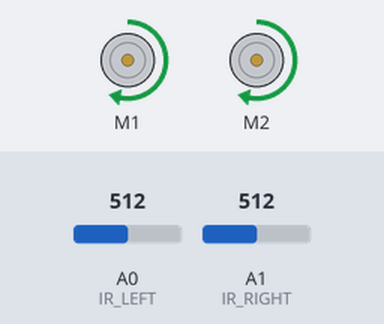
Simulated run of this sketch. Board: Arduino Uno, built with avr-gcc and run on an emulated ATmega328P. On the bench: 2 × DC motor (green arrow = forward, orange = backward, longer = faster). Inputs (shaded band) come from the test bench; at power-on: A0 (IR_LEFT) = 512, A1 (IR_RIGHT) = 512.

Above: at 1.2 s.
1.3 s: A0 (IR_LEFT) set to 486
At 2.1 s:
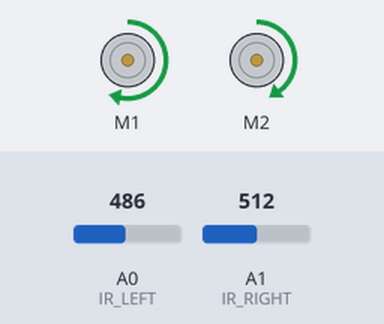
2.8 s: A0 (IR_LEFT) set to 510
At 3.5 s:
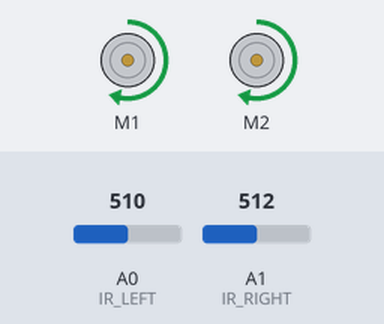
4.3 s: A1 (IR_RIGHT) set to 481
At 4.9 s:
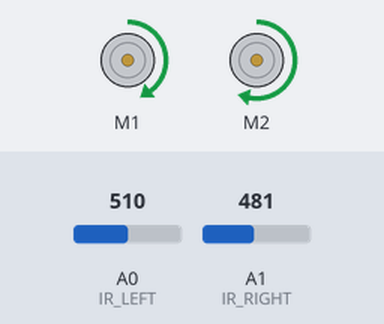
5.8 s: A1 (IR_RIGHT) set to 510
At 6.3 s:
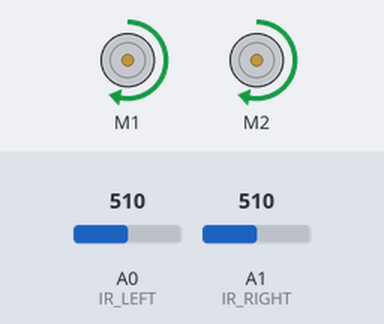
Timing chart, 0 to 8.3 s (numbered marks = the images above; inputs shaded):
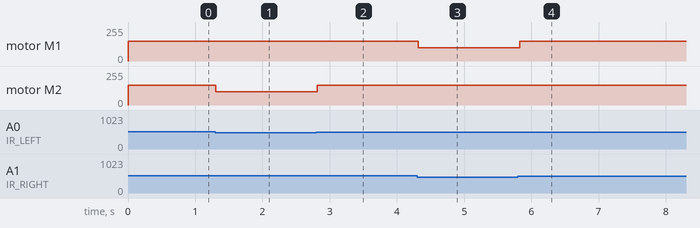

Measured:
- the behaviour switches between 500 and 499 on A0 (IR_LEFT) (found by bisection; images 0 and 1)
- the behaviour switches between 500 and 499 on A1 (IR_RIGHT) (found by bisection; images 2 and 3)
- after the input at 1.3 s, motor M2: forward 150/255 → forward 100/255 at once
- after the input at 2.8 s, motor M2: forward 100/255 → forward 150/255 at once
- after the input at 4.3 s, motor M1: forward 150/255 → forward 100/255 at once
- after the input at 5.8 s, motor M1: forward 100/255 → forward 150/255 at once

The sketch:

Basic_Line_Following.ino
```cpp
#include <Wire.h>
#include <Adafruit_MotorShield.h>
#define IR_LEFT A0
#define IR_RIGHT A1

Adafruit_MotorShield AFMS = Adafruit_MotorShield();
Adafruit_DCMotor *leftMotor = AFMS.getMotor(1);
Adafruit_DCMotor *rightMotor = AFMS.getMotor(2);
int leftSensorValue;
int rightSensorValue;
int threshold = 500;  // Adjust based on calibration

void setup() {
  Serial.begin(9600);
  AFMS.begin();

  leftMotor->setSpeed(150);
  rightMotor->setSpeed(150);
  leftMotor->run(FORWARD);
  rightMotor->run(FORWARD);
}

void loop() {
  leftSensorValue = analogRead(IR_LEFT);
  rightSensorValue = analogRead(IR_RIGHT);

  // Basic line following logic
  if (leftSensorValue < threshold && rightSensorValue >= threshold) {
    // Line detected on the left side -> Turn right
    leftMotor->setSpeed(150);
    rightMotor->setSpeed(100);  // Slow down the right motor
  }
  else if (rightSensorValue < threshold && leftSensorValue >= threshold) {
    // Line detected on the right side -> Turn left
    leftMotor->setSpeed(100);  // Slow down the left motor
    rightMotor->setSpeed(150);
  }
  else {
    // Both sensors detect the tape (or none) -> Go straight
    leftMotor->setSpeed(150);
    rightMotor->setSpeed(150);
  }

  delay(50);  // Adjust loop delay as necessary
}
```
